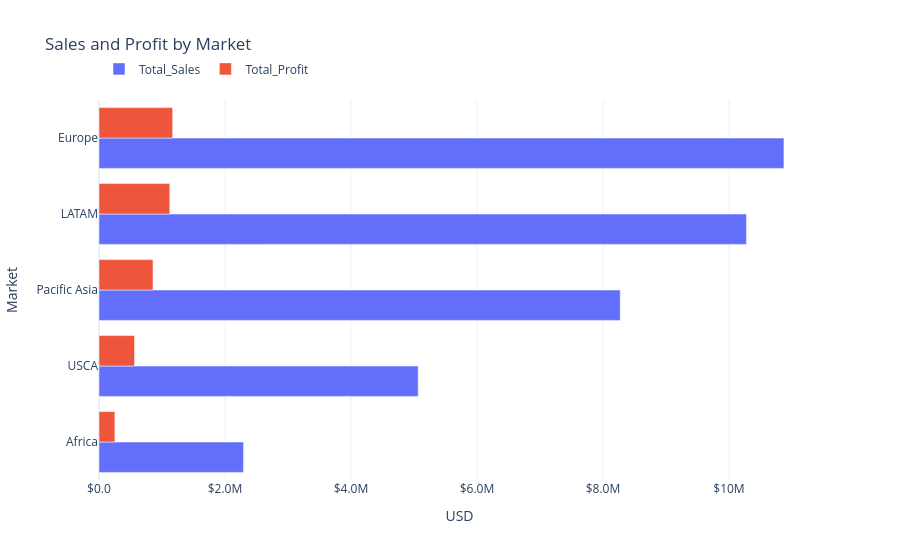

Notebook source saved alongside this figure:
### Code cell
market_long = market_value.melt(
    id_vars='Market', value_vars=['Total_Sales', 'Total_Profit'],
    var_name='Metric', value_name='Amount'
)
fig = px.bar(
    market_long, x='Amount', y='Market', color='Metric', barmode='group',
    orientation='h', title='Sales and Profit by Market',
    labels={'Amount': 'USD', 'Metric': ''},
)
fig.update_layout(template='plotly_white', legend=dict(orientation='h', y=1.12))
fig.update_xaxes(tickprefix='$', tickformat=',.2s')
fig.show()

### Figure 1 — Plotly figure (JSON) as saved in the notebook; plotly's stock layout.template omitted (floating-point values rounded to 4 significant figures)
{"data": [{"alignmentgroup": "True", "hovertemplate": "=Total_Sales<br>USD=%{x}<br>Market=%{y}<extra></extra>", "legendgroup": "Total_Sales", "marker": {"color": "#636efa", "pattern": {"shape": ""}}, "name": "Total_Sales", "offsetgroup": "Total_Sales", "orientation": "h", "showlegend": true, "textposition": "auto", "type": "bar", "x": [2294000.0, 5067000.0, 8274000.0, 10280000.0, 10870000.0], "xaxis": "x", "y": ["Africa", "USCA", "Pacific Asia", "LATAM", "Europe"], "yaxis": "y"}, {"alignmentgroup": "True", "hovertemplate": "=Total_Profit<br>USD=%{x}<br>Market=%{y}<extra></extra>", "legendgroup": "Total_Profit", "marker": {"color": "#EF553B", "pattern": {"shape": ""}}, "name": "Total_Profit", "offsetgroup": "Total_Profit", "orientation": "h", "showlegend": true, "textposition": "auto", "type": "bar", "x": [252100.0, 564300.0, 857800.0, 1123000.0, 1169000.0], "xaxis": "x", "y": ["Africa", "USCA", "Pacific Asia", "LATAM", "Europe"], "yaxis": "y"}], "layout": {"barmode": "group", "legend": {"orientation": "h", "title": {"text": ""}, "tracegroupgap": 0, "y": 1.12}, "title": {"text": "Sales and Profit by Market"}, "xaxis": {"anchor": "y", "domain": [0, 1], "tickformat": ",.2s", "tickprefix": "$", "title": {"text": "USD"}}, "yaxis": {"anchor": "x", "domain": [0, 1], "title": {"text": "Market"}}}}
